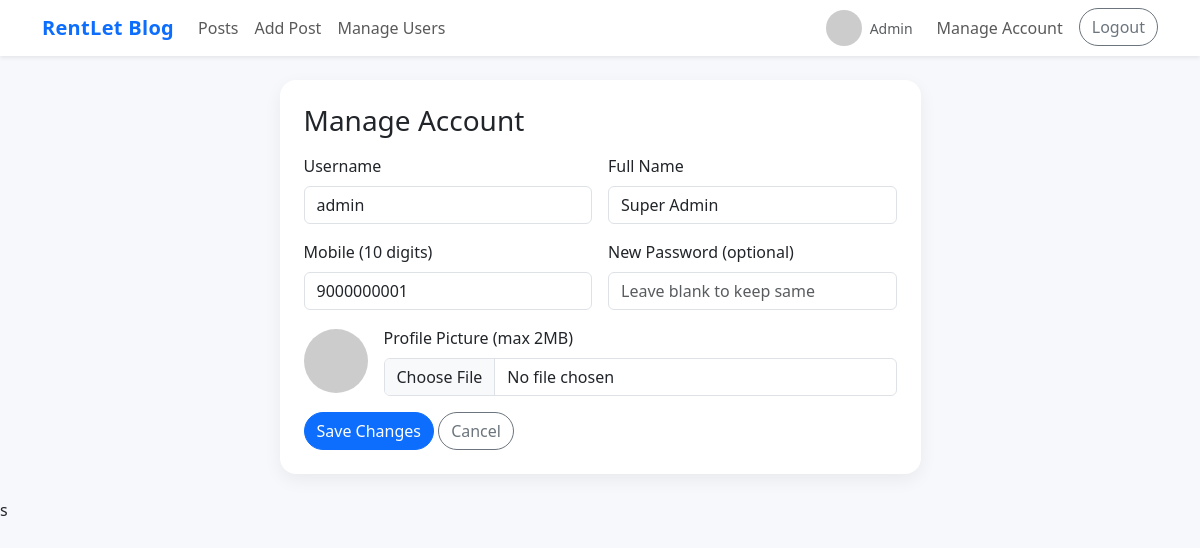
The app's page /account.php (signed in) with its own data.
### tables this page shows
CREATE TABLE users (
  id INT AUTO_INCREMENT PRIMARY KEY,
  username VARCHAR(50) NOT NULL UNIQUE,
  name VARCHAR(100),
  mobile VARCHAR(15) UNIQUE,
  password VARCHAR(255) NOT NULL,
  role ENUM('admin','editor','user') NOT NULL DEFAULT 'user',
  profile_pic VARCHAR(255),
  created_at TIMESTAMP DEFAULT CURRENT_TIMESTAMP
);

### config.php (called while the page is built, shortened)
<?php
function e($s)
{
  return htmlspecialchars($s ?? '', ENT_QUOTES, 'UTF-8');
}
function current_user()
{
  return $_SESSION['user'] ?? null;
}
function current_user_id()
{
  return $_SESSION['user']['id'] ?? 0;
}
function is_admin()
{
  return (current_user()['role'] ?? '') === 'admin';
}

### account.php (the view, shortened to what this page needs)
<?php
require 'config.php';
$u = $conn->prepare("SELECT * FROM users WHERE id=?");
$uid = current_user_id();
$u->bind_param("i", $uid);
$u->execute();
$user = $u->get_result()->fetch_assoc();
include 'header.php';
?>
<div class="row justify-content-center">
  <div class="col-lg-7">
    <div class="card p-4">
      <h3 class="mb-3">Manage Account</h3>
      <form method="post" enctype="multipart/form-data" class="row g-3">
        <div class="col-md-6">
          <label class="form-label">Username</label>
          <input class="form-control" name="username" value="<?= e($user['username']) ?>" required minlength="3">
        </div>
        <div class="col-md-6">
          <label class="form-label">Full Name</label>
          <input class="form-control" name="name" value="<?= e($user['name']) ?>">
        </div>
        <div class="col-md-6">
          <label class="form-label">Mobile (10 digits)</label>
          <input class="form-control" name="mobile" pattern="\d{10}" value="<?= e($user['mobile']) ?>">
        </div>
        <div class="col-md-6">
          <label class="form-label">New Password (optional)</label>
          <input type="password" class="form-control" name="password" minlength="6" placeholder="Leave blank to keep same">
        </div>
        <div class="col-md-12 d-flex align-items-center gap-3">
          <?php $pic = $user['profile_pic'] ? e($user['profile_pic']) : 'https://ui-avatars.com/api/?name=' . urlencode($user['username']) . '&size=96'; ?>
          <img src="<?= $pic ?>" class="avatar" style="width:64px;height:64px">
          <div class="flex-grow-1">
            <label class="form-label">Profile Picture (max 2MB)</label>
            <input type="file" class="form-control" name="profile_pic" accept="image/*">
          </div>
        </div>
        <div class="col-12">
          <button class="btn btn-primary btn-rounded">Save Changes</button>
          <a href="index.php" class="btn btn-outline-secondary btn-rounded">Cancel</a>
        </div>
      </form>
    </div>
  </div>
</div>
<?php include 'footer.php'; ?>s

### header.php (shortened to what this page needs)
<?php require_once 'config.php'; ?>
<!doctype html>
<html lang="en">
<head>
  <link href="https://cdn.jsdelivr.net/npm/bootstrap@5.3.3/dist/css/bootstrap.min.css" rel="stylesheet">
</head>
<body>
  <nav class="navbar navbar-expand-lg bg-white shadow-sm sticky-top">
    <div class="container">
      <a class="navbar-brand text-primary" href="index.php">RentLet Blog</a>
      <div class="collapse navbar-collapse" id="nav">
        <ul class="navbar-nav me-auto mb-2 mb-lg-0">
          <?php if (current_user()): ?>
            <li class="nav-item"><a class="nav-link" href="index.php">Posts</a></li>
          <?php endif; ?>
          <?php if (is_admin() || is_editor()): ?>
            <li class="nav-item"><a class="nav-link" href="add.php">Add Post</a></li>
          <?php endif; ?>
          <?php if (is_admin()): ?>
            <li class="nav-item"><a class="nav-link" href="users.php">Manage Users</a></li>
          <?php endif; ?>
        </ul>
        <ul class="navbar-nav">
          <?php if (!current_user()): ?>
            <li class="nav-item"><a class="btn btn-primary btn-rounded" href="login.php">Login</a></li>
          <?php else: ?>
            <li class="nav-item d-flex align-items-center me-3">
              <?php $u = current_user();
              $pic = $u['profile_pic'] ? e($u['profile_pic']) : 'https://ui-avatars.com/api/?name=' . urlencode($u['username']) . '&size=64'; ?>
              <img class="avatar me-2" src="<?= $pic ?>" alt="">
              <span class="small text-muted"><?= e(ucfirst($u['role'])) ?></span>
            </li>
            <li class="nav-item"><a class="nav-link" href="account.php">Manage Account</a></li>
            <li class="nav-item"><a class="btn btn-outline-secondary btn-rounded ms-lg-2" href="logout.php">Logout</a></li>
          <?php endif; ?>
        </ul>
      </div>
    </div>
  </nav>
  <div class="container py-4">

### header.php (style rules this page uses)
body { background: #f6f8fb; }
.navbar-brand { font-weight: 700; letter-spacing: .3px; }
.card { border: 0; border-radius: 16px; box-shadow: 0 6px 18px rgba(0, 0, 0, .06); }
.btn-rounded { border-radius: 999px; }
.avatar { width: 36px; height: 36px; border-radius: 50%; object-fit: cover; }

### records on screen
users: role "Admin", username "admin", name "Super Admin", mobile "9000000001"
